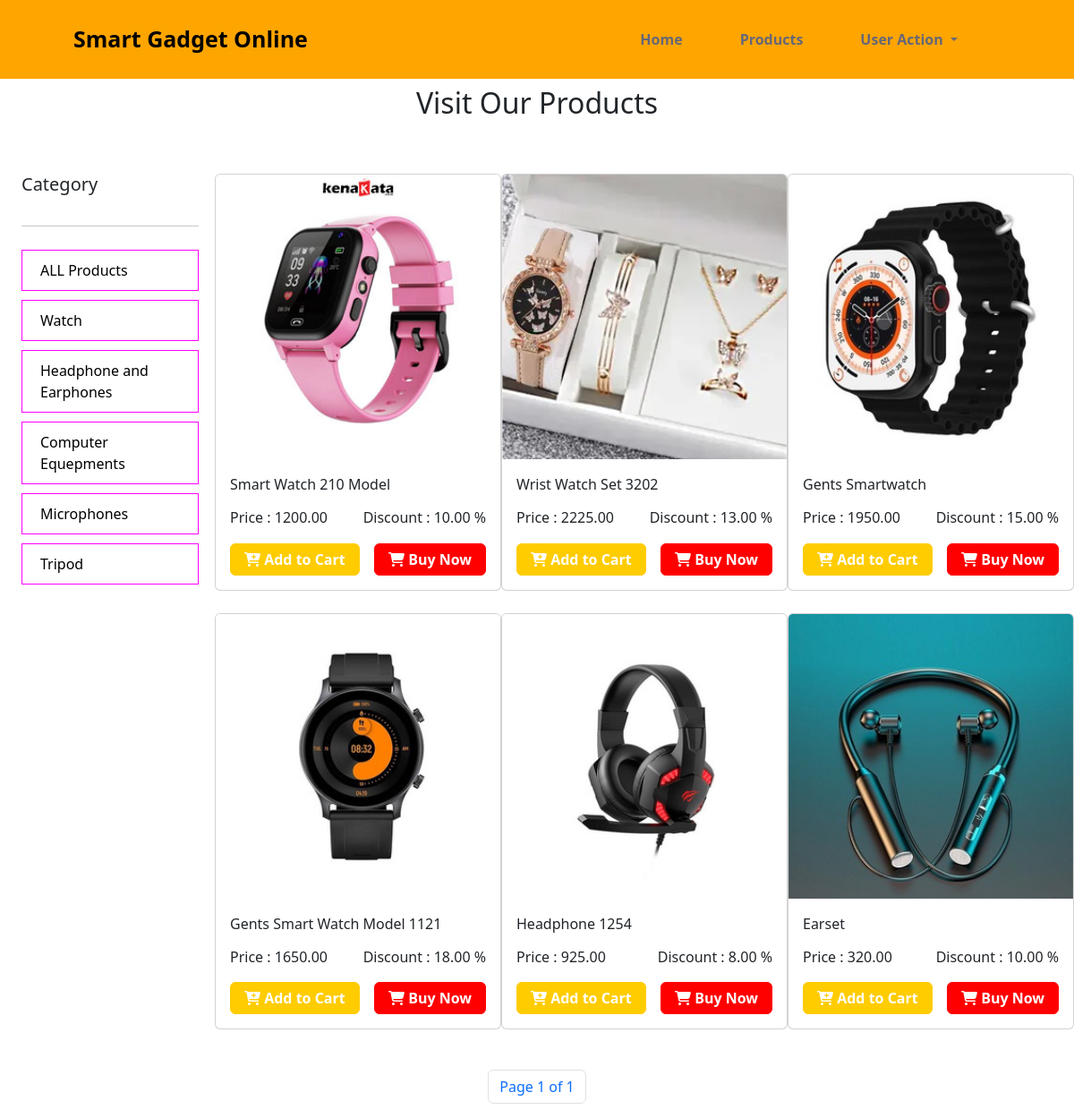
Page /Products/products/ on the earlier database version.
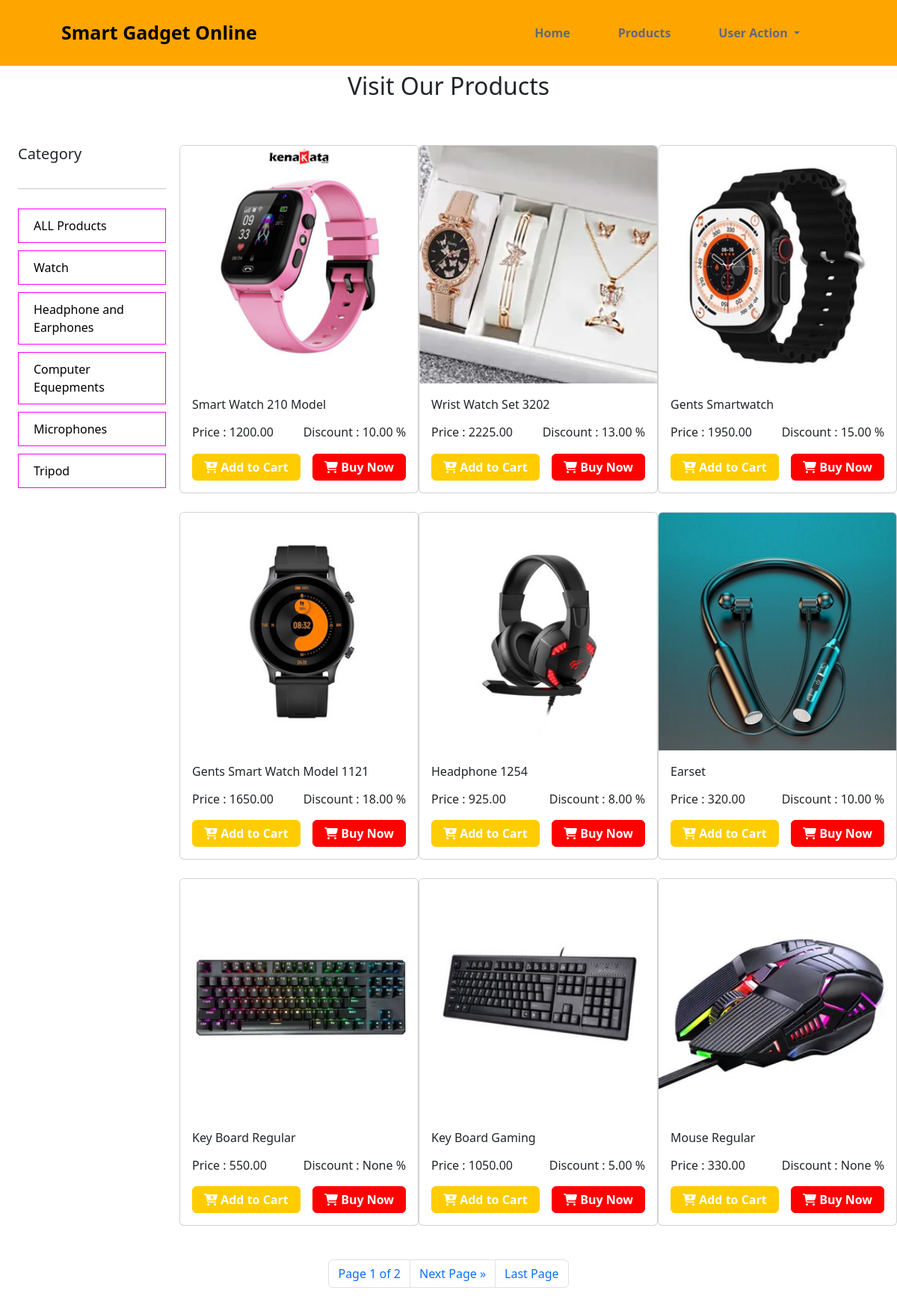
Same page on the later database version.
### Category/models.py (models this page shows, shortened)
class Product_Category(models.Model):
    name = models.CharField(max_length=500)
    slug = models.SlugField(blank=True, null=True, max_length=20, unique=True)

### product/models.py (models this page shows, shortened)
class product_info(models.Model):
    name = models.CharField(max_length=200)
    image = models.ImageField(upload_to="product/images/")
    details = models.TextField(max_length=500)
    category = models.ManyToManyField(Product_Category)
    price = models.DecimalField(max_digits=10, decimal_places=2, default=None)
    delevary_charge = models.DecimalField(
        blank=True, null=True, max_digits=10, decimal_places=2, default=0
    )
    discount = models.DecimalField(
        blank=True,
        null=True,
        max_digits=10,
        decimal_places=2,
        default=0,
        help_text="In Percentage",
    )
    total_available_quantity = models.CharField(max_length=5000)

### product/views.py (the view)
# urls.py: path("products/", views.diplay_products, name="display_products"),
def diplay_products(request, category_slug=None):
    products = product_info.objects.all()
    if category_slug is not None:
        category = Product_Category.objects.get(slug=category_slug)
        products = product_info.objects.filter(category=category)
    categories = Product_Category.objects.all()
    p = Paginator(product_info.objects.all(), 6)  # Paginator (objects,per page object)
    page = request.GET.get("page")
    product = p.get_page(page)
    return render(
        request,
        "display_product.html",
        {"products": products, "product": product, "category": categories},
    )

### product/templates/display_product.html (shortened to what this page needs)
{% extends "base.html" %} {%load static%} {%block stylelink%}
<link rel="stylesheet" href="{% static 'css/disp_pro.css' %}" />
{%endblock%} {%block content%}
<div class="prod_cont">
<h2 class="page_title">Visit Our Products</h2>
  <div class="prod-cat-cont">
    <div class="cat">
      <h5>Category</h5>
      <hr>
       <div class="cat_list">
        <a class="single_cat" href="{% url "display_products"%}">ALL Products</a>
        {%for cat in category%}
          <a class="single_cat" href="{% url "category_wise_products" cat.slug%}">{{cat.name}}</a>
        {%endfor%}
       </div>
    </div>
    <div class="products">
      {%for p in products%}
      <div class="card" style="width: 20rem">
        <div class="img_wrap">
          <a href="{%url "details" p.id%}">
            <img class="card-img-top" src="{{p.image.url}}" alt="Card image cap"/>
          </a>
        </div>
        <div class="card-body">
          <p class="texr-bold">{{p.name}}</p>
          <div class="d-flex justify-content-between">
            <h6 class="">Price : {{p.price}}</h6>
            <h6 class="">Discount : {{p.discount}} %</h6>
          </div>
          <div class="d-flex justify-content-between">
            <a class="btn p_btn" href="{%url "myCart" p.id%}">
              <i class="fas fa-cart-plus"></i> Add to Cart
            </a>
            <a class="btn d_btn" href="{%url "purchased_from_product_section" p.id%}">
              <i class="fas fa-shopping-cart"></i> Buy Now
            </a>
          </div>
        </div>
      </div>
      {%endfor%}
    </div>
  </div>
</div>
<nav aria-label="Page navigation example ">
    <ul class="pagination d-flex justify-content-center ">
      <li class="page-item">
        <a href="#" class="page-link">Page {{product.number}} of {{product.paginator.num_pages}}</a>
      </li>
      {%if product.has_next%}
        <li class="page-item"><a class="page-link" href="?page={{product.next_page_number}}">Next Page &raquo</a>&nbsp &nbsp </li>
        <li class="page-item"><a class="page-link" href="?page={{product.paginator.num_pages}}">Last Page</a><l/i>
      {%endif%}
  </ul>
</nav>
{%endblock%}

### templates/base.html (shortened to what this page needs)
<!DOCTYPE html>
<html lang="en">
  <head>
    {% load static %}
    <link
      href="https://cdn.jsdelivr.net/npm/bootstrap@5.3.3/dist/css/bootstrap.min.css"
      rel="stylesheet"
    />
    <link
      rel="stylesheet"
      href="https://cdnjs.cloudflare.com/ajax/libs/font-awesome/6.5.2/css/all.min.css"
    />
     <link rel="stylesheet" href="{%static "css/nav.css"%}">
    {%block stylelink%} {%endblock%}
  </head>
  <body>
    <nav class="navbar navbar-expand-lg fixed-top nav">
      <div class="container-fluid">
        <a class="navbar-brand me-auto comp_name" href="#">Smart Gadget Online</a>
        <div
          class="offcanvas offcanvas-end"
          tabindex="-1"
          id="offcanvasNavbar"
          aria-labelledby="offcanvasNavbarLabel"
        >
          <div class="offcanvas-body">
            <ul class="navbar-nav justify-content-end flex-grow-1 pe-3">
              <li class="nav-item">
                <a class="nav-link mx-lg-4" aria-current="page" href="{%url "homepage"%}"
                  >Home</a
                >
              </li>
              <li class="nav-item">
                <a class="nav-link mx-lg-4" href="{%url "display_products"%}">Products</a>
              </li>
              {%if user.is_authenticated%}
              <li class="nav-item dropdown mx-lg-4">
                <a class="nav-link dropdown-toggle" href="#" role="button" data-bs-toggle="dropdown" aria-expanded="false">
                  {{user.username}}'s Records
                </a>
                <ul class="dropdown-menu">
                  <li><a class="dropdown-item mb-2" href="{%url "depo_form"%}"><i class="fa-solid fa-money-bill-transfer"></i> Deposite Now</a></li>
                  <li><a class="dropdown-item mb-2" href="{%url "profile"%}"><i class="fa-solid fa-user"></i> My Profile</a></li>
                  <li><a class="dropdown-item mb-2" href="{%url "go_to_my_cart"%}"><i class="fas fa-cart-plus"></i> My Cart</a></li>
                  <li><a class="dropdown-item mb-2" href="{%url "user_logout"%}"><i class="fa-solid fa-right-from-bracket"></i> Log Out</a></li>
                </ul>
              </li>
              {%else%}
              <li class="nav-item dropdown mx-lg-4">
                <a class="nav-link dropdown-toggle" href="#" role="button" data-bs-toggle="dropdown" aria-expanded="false">
                  User Action
                </a>
              </li>
              {%endif%}
            </ul>
          </div>
        </div>
      </div>
    </nav>
    {%block content%} {%endblock%}
  </body>
</html>

### static/css/nav.css (style rules this page uses)
.nav-link { color: #666777; font-weight: bold; }
.nav { padding-top: 20px; padding-bottom: 20px; padding-left: 70px; padding-right: 70px; background-color: orange; }
.comp_name { font-size: 25px; font-weight: bolder; }

### product/static/css/disp_pro.css (style rules this page uses)
.prod_cont { margin-top: 8%; }
.p_btn { border: 1px solid #ffcc00; padding:5px 15px; margin-top: 10px; background-color: #ffcc00; font-weight: bold; color: white; }
.d_btn { border: 1px solid red; padding:5px 15px; margin-top: 10px; background-color: red; font-weight: bold; color: white; }
.page_title { text-align: center; margin-bottom: 60px; }
.products { width: 80%; display: grid; grid-template-columns: repeat(3,1fr); margin-left: 18px; margin-bottom: 20px; }
.products .card { margin-bottom: 25px; }
.prod-cat-cont { display: flex; justify-content: space-between; }
.cat { width: 20%; margin-left: 2%; display: flex; flex-direction: column; gap: 10px; }
.cat a { text-decoration: none; color: black; }
.cat_list { display: flex; flex-direction: column; gap: 10px; }
.single_cat { border: 1px solid magenta; padding: 10px 20px; cursor: pointer; }

Differences in the rows shown:
added product_info: image (picture), name "Key Board Regular", price "550.00", discount "None"
added product_info: image (picture), name "Key Board Gaming", price "1050.00", discount "5.00"
added product_info: image (picture), name "Mouse Regular", price "330.00", discount "None"
Other differences:
{{ product.paginator.num_pages }}: "1" → "2"
text now shown: "Next Page » Last Page"
